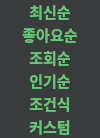
<?xml version="1.0" encoding="UTF-8"?>
<ui version="4.0">
 <class>widget</class>
 <widget class="QWidget" name="widget">
  <property name="geometry">
   <rect>
    <x>0</x>
    <y>0</y>
    <width>100</width>
    <height>138</height>
   </rect>
  </property>
  <property name="minimumSize">
   <size>
    <width>100</width>
    <height>138</height>
   </size>
  </property>
  <property name="maximumSize">
   <size>
    <width>100</width>
    <height>138</height>
   </size>
  </property>
  <property name="windowTitle">
   <string>Form</string>
  </property>
  <property name="styleSheet">
   <string notr="true">background-color: rgb(58, 59, 61);</string>
  </property>
  <layout class="QVBoxLayout" name="verticalLayout">
   <property name="spacing">
    <number>0</number>
   </property>
   <property name="leftMargin">
    <number>0</number>
   </property>
   <property name="topMargin">
    <number>0</number>
   </property>
   <property name="rightMargin">
    <number>0</number>
   </property>
   <property name="bottomMargin">
    <number>0</number>
   </property>
   <item>
    <widget class="QPushButton" name="sort_latest">
     <property name="minimumSize">
      <size>
       <width>100</width>
       <height>23</height>
      </size>
     </property>
     <property name="maximumSize">
      <size>
       <width>100</width>
       <height>23</height>
      </size>
     </property>
     <property name="focusPolicy">
      <enum>Qt::NoFocus</enum>
     </property>
     <property name="styleSheet">
      <string notr="true">QPushButton {
  background-color: rgb(58, 59, 61);
  color: rgb(101,201,117);
  border-radius: 10px;
  font-family: -apple-system,BlinkMacSystemFont,&quot;Malgun Gothic&quot;,&quot;맑은고딕&quot;,helvetica,&quot;Apple SD Gothic Neo&quot;,sans-serif;
  font-size: 15px;
  font-weight: bold;
}

QPushButton:hover {
  background-color: rgb(89, 91, 94);
}

QPushButton:pressed {
  background-color: rgb(58, 59, 61);
}</string>
     </property>
     <property name="text">
      <string>최신순</string>
     </property>
    </widget>
   </item>
   <item>
    <widget class="QPushButton" name="sort_like">
     <property name="sizePolicy">
      <sizepolicy hsizetype="Preferred" vsizetype="Preferred">
       <horstretch>0</horstretch>
       <verstretch>0</verstretch>
      </sizepolicy>
     </property>
     <property name="minimumSize">
      <size>
       <width>100</width>
       <height>23</height>
      </size>
     </property>
     <property name="maximumSize">
      <size>
       <width>100</width>
       <height>23</height>
      </size>
     </property>
     <property name="focusPolicy">
      <enum>Qt::NoFocus</enum>
     </property>
     <property name="toolTip">
      <string/>
     </property>
     <property name="whatsThis">
      <string/>
     </property>
     <property name="styleSheet">
      <string notr="true">QPushButton {
  background-color: rgb(58, 59, 61);
  color: rgb(101,201,117);
  border-radius: 10px;
  font-family: -apple-system,BlinkMacSystemFont,&quot;Malgun Gothic&quot;,&quot;맑은고딕&quot;,helvetica,&quot;Apple SD Gothic Neo&quot;,sans-serif;
  font-size: 15px;
  font-weight: bold;
}

QPushButton:hover {
  background-color: rgb(89, 91, 94);
}

QPushButton:pressed {
  background-color: rgb(58, 59, 61);
}</string>
     </property>
     <property name="text">
      <string>좋아요순</string>
     </property>
    </widget>
   </item>
   <item>
    <widget class="QPushButton" name="sort_view">
     <property name="sizePolicy">
      <sizepolicy hsizetype="Preferred" vsizetype="Preferred">
       <horstretch>0</horstretch>
       <verstretch>0</verstretch>
      </sizepolicy>
     </property>
     <property name="minimumSize">
      <size>
       <width>100</width>
       <height>23</height>
      </size>
     </property>
     <property name="maximumSize">
      <size>
       <width>100</width>
       <height>23</height>
      </size>
     </property>
     <property name="focusPolicy">
      <enum>Qt::NoFocus</enum>
     </property>
     <property name="toolTip">
      <string/>
     </property>
     <property name="whatsThis">
      <string/>
     </property>
     <property name="styleSheet">
      <string notr="true">QPushButton {
  background-color: rgb(58, 59, 61);
  color: rgb(101,201,117);
  border-radius: 10px;
  font-family: -apple-system,BlinkMacSystemFont,&quot;Malgun Gothic&quot;,&quot;맑은고딕&quot;,helvetica,&quot;Apple SD Gothic Neo&quot;,sans-serif;
  font-size: 15px;
  font-weight: bold;
}

QPushButton:hover {
  background-color: rgb(89, 91, 94);
}

QPushButton:pressed {
  background-color: rgb(58, 59, 61);
}</string>
     </property>
     <property name="text">
      <string>조회순</string>
     </property>
    </widget>
   </item>
   <item>
    <widget class="QPushButton" name="sort_popular">
     <property name="minimumSize">
      <size>
       <width>100</width>
       <height>23</height>
      </size>
     </property>
     <property name="maximumSize">
      <size>
       <width>100</width>
       <height>23</height>
      </size>
     </property>
     <property name="focusPolicy">
      <enum>Qt::NoFocus</enum>
     </property>
     <property name="styleSheet">
      <string notr="true">QPushButton {
  background-color: rgb(58, 59, 61);
  color: rgb(101,201,117);
  border-radius: 10px;
  font-family: -apple-system,BlinkMacSystemFont,&quot;Malgun Gothic&quot;,&quot;맑은고딕&quot;,helvetica,&quot;Apple SD Gothic Neo&quot;,sans-serif;
  font-size: 15px;
  font-weight: bold;
}

QPushButton:hover {
  background-color: rgb(89, 91, 94);
}

QPushButton:pressed {
  background-color: rgb(58, 59, 61);
}</string>
     </property>
     <property name="text">
      <string>인기순</string>
     </property>
    </widget>
   </item>
   <item>
    <widget class="QPushButton" name="sort_condition">
     <property name="sizePolicy">
      <sizepolicy hsizetype="Preferred" vsizetype="Preferred">
       <horstretch>0</horstretch>
       <verstretch>0</verstretch>
      </sizepolicy>
     </property>
     <property name="minimumSize">
      <size>
       <width>100</width>
       <height>23</height>
      </size>
     </property>
     <property name="maximumSize">
      <size>
       <width>100</width>
       <height>23</height>
      </size>
     </property>
     <property name="focusPolicy">
      <enum>Qt::NoFocus</enum>
     </property>
     <property name="toolTip">
      <string/>
     </property>
     <property name="whatsThis">
      <string/>
     </property>
     <property name="styleSheet">
      <string notr="true">QPushButton {
  background-color: rgb(58, 59, 61);
  color: rgb(101,201,117);
  border-radius: 10px;
  font-family: -apple-system,BlinkMacSystemFont,&quot;Malgun Gothic&quot;,&quot;맑은고딕&quot;,helvetica,&quot;Apple SD Gothic Neo&quot;,sans-serif;
  font-size: 15px;
  font-weight: bold;
}

QPushButton:hover {
  background-color: rgb(89, 91, 94);
}

QPushButton:pressed {
  background-color: rgb(58, 59, 61);
}</string>
     </property>
     <property name="text">
      <string>조건식</string>
     </property>
    </widget>
   </item>
   <item>
    <widget class="QPushButton" name="sort_custom">
     <property name="sizePolicy">
      <sizepolicy hsizetype="Preferred" vsizetype="Preferred">
       <horstretch>0</horstretch>
       <verstretch>0</verstretch>
      </sizepolicy>
     </property>
     <property name="minimumSize">
      <size>
       <width>100</width>
       <height>23</height>
      </size>
     </property>
     <property name="maximumSize">
      <size>
       <width>100</width>
       <height>23</height>
      </size>
     </property>
     <property name="focusPolicy">
      <enum>Qt::NoFocus</enum>
     </property>
     <property name="toolTip">
      <string/>
     </property>
     <property name="whatsThis">
      <string/>
     </property>
     <property name="styleSheet">
      <string notr="true">QPushButton {
  background-color: rgb(58, 59, 61);
  color: rgb(101,201,117);
  border-radius: 10px;
  font-family: -apple-system,BlinkMacSystemFont,&quot;Malgun Gothic&quot;,&quot;맑은고딕&quot;,helvetica,&quot;Apple SD Gothic Neo&quot;,sans-serif;
  font-size: 15px;
  font-weight: bold;
}

QPushButton:hover {
  background-color: rgb(89, 91, 94);
}

QPushButton:pressed {
  background-color: rgb(58, 59, 61);
}</string>
     </property>
     <property name="text">
      <string>커스텀</string>
     </property>
    </widget>
   </item>
  </layout>
 </widget>
 <resources/>
 <connections/>
</ui>
